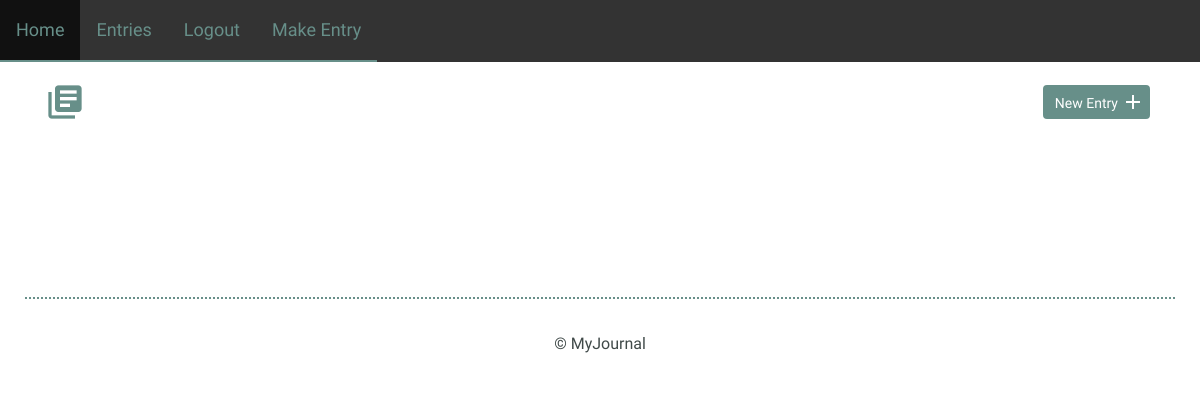
Before: /details/1 (signed in) with the older database file.
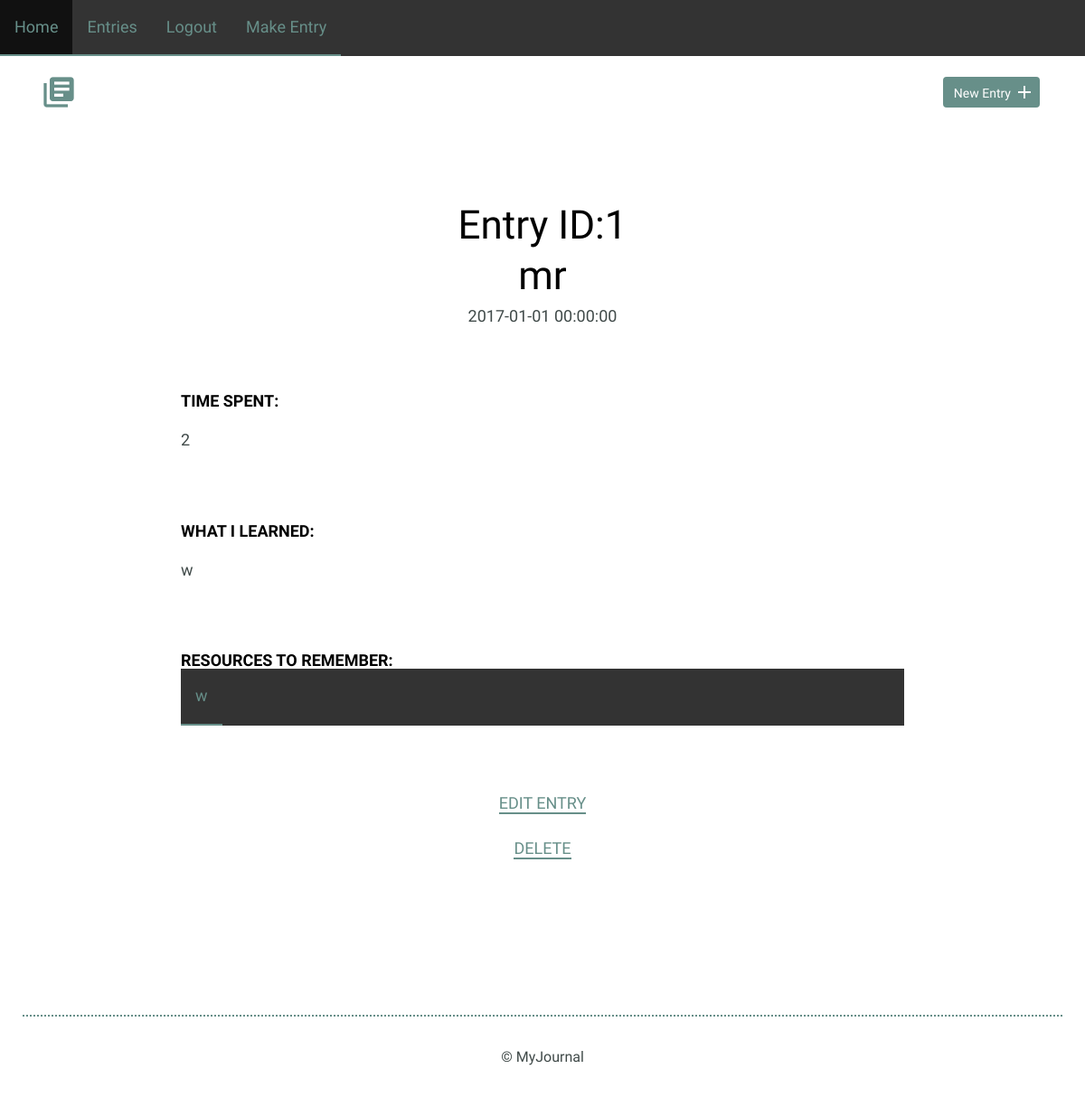
After: the same page with the newer database file.
### Learning_Journal/models.py (models this page shows, shortened)
class Journal_Entry(db.Model, UserMixin):
    users = db.relationship(User)
    id = db.Column(db.Integer, primary_key=True)
    title = db.Column(db.String)
    date = db.Column(db.DateTime, default=datetime.datetime.utcnow)
    time_spent = db.Column(db.Integer)
    what_i_learned = db.Column(db.Text)
    resources_to_remember = db.Column(db.Text)
    owner_id = db.Column(db.Integer, db.ForeignKey("user.id"))

### Learning_Journal/Journals/views.py (the view)
@journal_blueprint.route("/details/<int:journal_post_id>")
@login_required
def details(journal_post_id):
    entry = Journal_Entry.query.filter_by(id=journal_post_id)
    return render_template("detail.html", entry=entry)

### Learning_Journal/models.py (called while the page is built)
@login_manager.user_loader
def user_loader(user_id):
    return User.query.get(user_id)

### Learning_Journal/templates/detail.html
{%  extends "base.html" %}
{% block content %}
        <header>
            <div class="container">
                <div class="site-header">
                    <a class="logo" href="{{ url_for("journal_blueprint.add") }}"><i class="material-icons">library_books</i></a>
                    <a class="button icon-right" href="{{ url_for("journal_blueprint.add") }}"><span>New Entry</span> <i class="material-icons">add</i></a>
                </div>
            </div>
        </header>
        <section>
            <div class="container">
                <div class="entry-list single">
                    {% for thing in entry %}
                        <article>
                        <h1> Entry ID:{{ thing.id }}</h1>
                        <h1>{{ thing.title }}</h1>
                        <time>{{ thing.date }}</time>
                        <div class="entry">
                            <h3>Time Spent: </h3>
                            <p>{{ thing.time_spent }}</p>
                        </div>
                        <div class="entry">
                            <h3>What I Learned:</h3>
                            <p>{{ thing.what_i_learned }}</p>
                        </div>
                        <div class="entry">
                            <h3>Resources to Remember:</h3>
                            <ul>
                                <li><a href="">{{ thing.resources_to_remember }}</a></li>
                            </ul>
                        </div>
                    </article>
                    <div class="edit">
                        <p><a href="{{ url_for("journal_blueprint.update", journal_post_id=thing.id) }}">Edit Entry</a></p>
                        <p><a href="{{ url_for("journal_blueprint.delete_post", journal_post_id=thing.id) }}">Delete</a></p>
                    </div>
                    {% endfor %}
                </div>
            </div>
        </section>
        <footer>
            <div>
                &copy; MyJournal
            </div>
        </footer>
{% endblock %}

Changed rows visible on the page:
added Journal_Entry: id "1", title "mr", date "2017-01-01 00:00:00", time_spent "2", what_i_learned "w", resources_to_remember "w"
